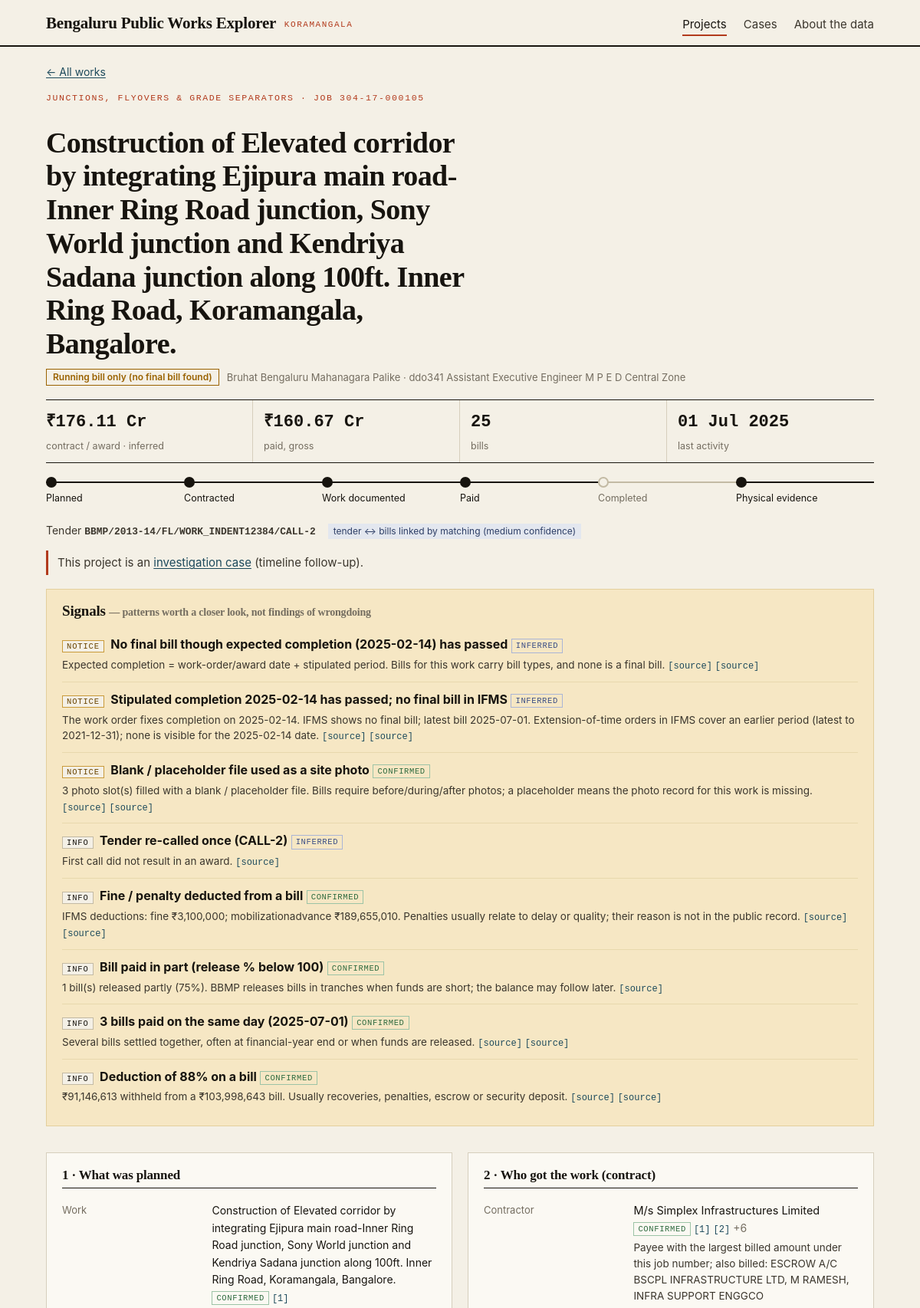
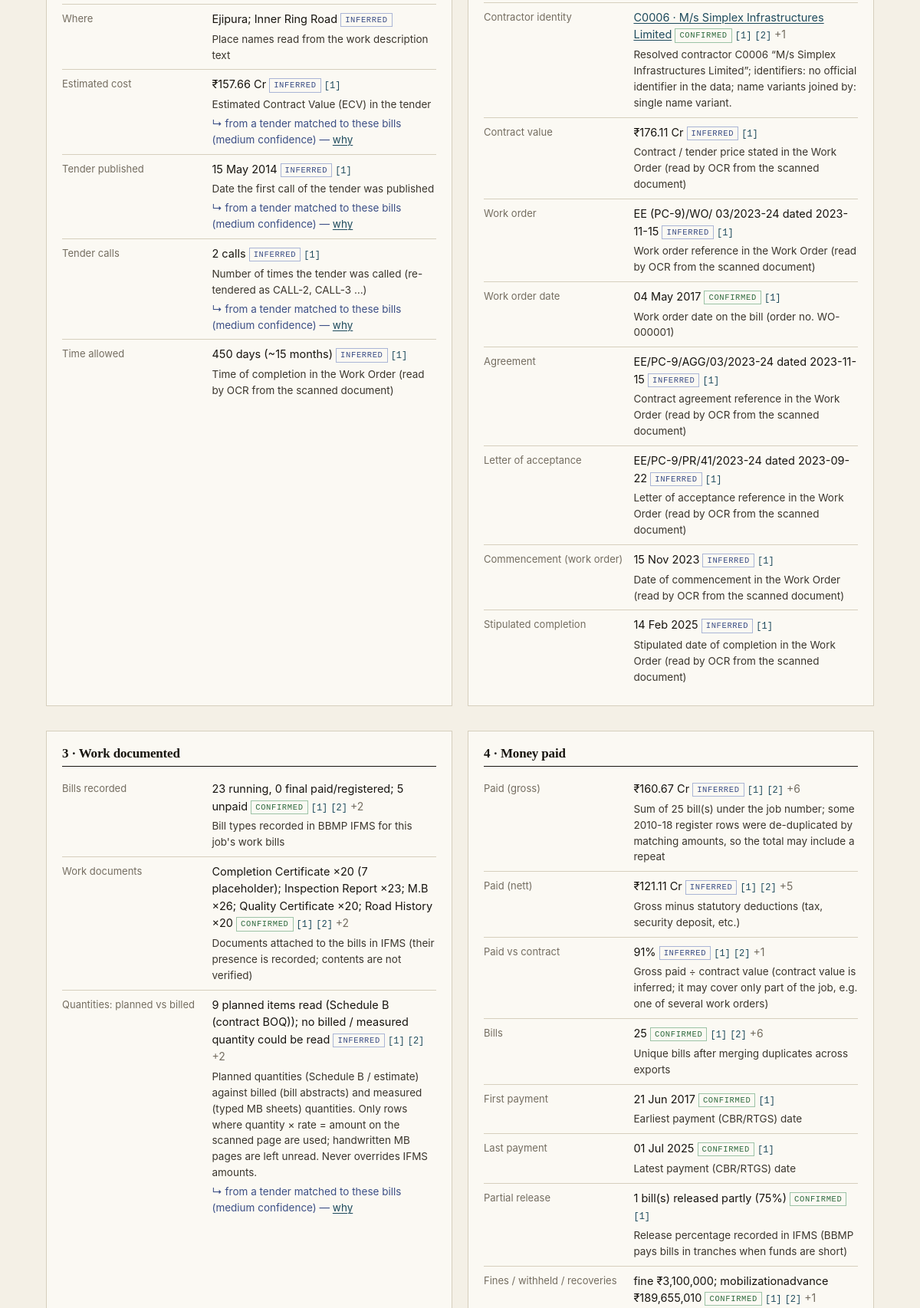
/p/304-17-000105 (upper part), run on the app's committed database (2 pictures, top to bottom).
### tables this page shows
CREATE TABLE projects (
  id INTEGER PRIMARY KEY,
  slug TEXT UNIQUE NOT NULL,
  title TEXT NOT NULL,
  category TEXT,
  location TEXT,
  wards TEXT,
  department TEXT,
  office TEXT,
  job_numbers TEXT,
  tender_numbers TEXT,
  status TEXT,
  estimated_cost REAL,
  contract_value REAL,
  contractor TEXT,
  payments_gross REAL,
  tender_published TEXT,
  awarded_date TEXT,
  work_order_date TEXT,
  completion_date TEXT,
  expected_completion TEXT,
  last_payment TEXT,
  first_date TEXT,
  last_activity TEXT,
  n_bills INTEGER,
  lifecycle INTEGER,              -- number of stages (planned/awarded/money/outcome) with evidence, 0-4
  stages TEXT,                    -- JSON {stage: bool}
  link_confidence TEXT,           -- best tender<->bills link: exact | high | medium | none
  contractor_entity TEXT,         -- resolved contractor entity (contractors.entity)
  n_signals INTEGER,
  signal_level TEXT,              -- highest signal severity
  scope_reason TEXT,
  search_text TEXT
);

CREATE TABLE facts (
  project_id INTEGER REFERENCES projects(id),
  field TEXT,
  stage TEXT,                     -- planned | awarded | money | outcome
  value TEXT,
  confidence TEXT CHECK (confidence IN ('confirmed','inferred','unknown')),
  explanation TEXT,
  via TEXT,                       -- how the record carrying this fact was linked (if inferred by matching)
  evidence TEXT                   -- JSON list of {source_id,label,url,rows?,note?}
);

CREATE TABLE cases (
  case_id TEXT PRIMARY KEY, project_id INTEGER, job_number TEXT, rank INTEGER, retained INTEGER, status TEXT,
  confidence TEXT, case_score REAL, primary_issue TEXT, why TEXT, data TEXT
);

CREATE TABLE signals (
  project_id INTEGER REFERENCES projects(id),
  code TEXT,
  severity TEXT,                  -- info | notice | attention
  title TEXT,
  detail TEXT,
  confidence TEXT,
  evidence TEXT,
  related TEXT                    -- JSON list of related project slugs
);

### app/site.py (the view)
    @app.route("/p/<slug>")
    def project(slug):
        if not SLUG.match(slug):
            abort(404)
        p, facts, recs, links, sigs = load_project(slug)
        d = db()
        items = [dict(r, provenance=json.loads(r["provenance"] or "[]"))
                 for r in d.execute("SELECT * FROM work_items WHERE project_id = ? ORDER BY estimated_amount DESC", (p["id"],))]
        case = d.execute("SELECT case_id, status, retained, why FROM cases WHERE project_id = ?", (p["id"],)).fetchone()
        stages = json.loads(p["stages"] or "{}")
        img = bool(current_app.config.get("ENABLE_IMAGERY")) and "imagery" in facts
        from app.charts import lifecycle as _lc
        return render_template("project.html", lifecycle_strip=_lc(json.loads(p["stages"] or "{}"), [(k, l) for k, l, _ in STAGE_LABELS]), img=img, p=p, facts=facts, bills=[r for r in recs if r["record_type"] == "bill"],
                               tenders=[r for r in recs if r["record_type"] == "tender"], plans=[r for r in recs if r["record_type"] == "plan"],
                               links=links, sigs=sigs, stages=stages, events=timeline(facts, recs), chart=bill_chart(recs),
                               items=items, case=case)

### app/charts.py (called while the page is built)
def lifecycle(stages, labels):
    out = ['<ol class="lifecycle">']
    for key, label in labels:
        on = bool(stages.get(key))
        out.append(f'<li class="{"on" if on else "off"}"><span class="lc-dot"></span><span class="lc-l">{escape(label)}</span></li>')
    out.append("</ol>")
    return Markup("".join(out))

### app/core.py (called while the page is built)
def db():
    if "db" not in g:
        path = Path(current_app.config["DB_PATH"])
        if not path.exists():
            current_app.logger.error("database file missing: %s", path)
            raise DatabaseMissing()
        flags = "mode=ro&immutable=1" if current_app.config.get("PUBLIC") else "mode=ro"
        g.db = sqlite3.connect(f"file:{path}?{flags}", uri=True)
        g.db.row_factory = sqlite3.Row
    return g.db

def inr(v):
    if v is None or v == "":
        return None
    v = float(v)
    if abs(v) >= 1e7:
        return f"₹{v / 1e7:,.2f} Cr"
    if abs(v) >= 1e5:
        return f"₹{v / 1e5:,.2f} L"
    return f"₹{v:,.0f}"

def inr_full(v):
    if v is None or v == "":
        return None
    s = f"{int(round(float(v))):d}"
    head, tail = s[:-3], s[-3:]
    parts = []
    while len(head) > 2:
        parts.insert(0, head[-2:])
        head = head[:-2]
    if head:
        parts.insert(0, head)
    return "₹" + ",".join(parts + [tail]) if parts else "₹" + tail

def dt(v):
    if not v:
        return None
    try:
        return date.fromisoformat(str(v)[:10]).strftime("%d %b %Y")
    except ValueError:
        return v

def fromjson(v):
    return json.loads(v) if v else None

def fmt_fact(field, value):
    if value is None:
        return None
    if field in MONEY:
        return inr(value)
    if field in DATES:
        return dt(value) or value
    if field == "period_days":
        d = int(float(value))
        return f"{d} days" + (f" (~{round(d / 30)} months)" if d >= 60 else "")
    if field == "paid_vs_contract":
        return f"{float(value):.0%}"
    if field == "tender_calls":
        return "1 (first call)" if str(value) == "1" else f"{value} calls"
    if field == "bidders":
        return f"{value}"
    return value

def status_class(s):
    s = (s or "").lower()
    if "completed" in s:
        return "done"
    if "running" in s or "awarded" in s:
        return "active"
    if "evaluation" in s:
        return "pending"
    return "unknown"

### app/templates/project.html (shortened to what this page needs)
{% extends "base.html" %}
{% macro conf(c) -%}
  {%- if c == 'confirmed' %}<span class="conf c-ok" title="Directly supported by a source record">confirmed</span>
  {%- elif c == 'inferred' %}<span class="conf c-inf" title="Derived or matched — see explanation">inferred</span>
  {%- else %}<span class="conf c-unk" title="Not published in any source we found">unknown</span>{%- endif -%}
{%- endmacro %}
{% macro factrow(field) -%}
  {%- set f = facts.get(field) -%}
  {%- if f %}
  <div class="fact {{ 'is-unk' if f.confidence == 'unknown' }}">
    <div class="fk">{{ LABELS[field] }}</div>
    <div class="fv">
      {%- if f.value is not none -%}
        {%- if field == 'description' -%}<span class="small">{{ f.value }}</span>
        {%- elif field == 'contractor_identity' and p.contractor_entity -%}<a href="{{ url_for('contractor', entity=p.contractor_entity) }}">{{ f.value }}</a>
        {%- elif field == 'final_bill' -%}Raised{% if f.value|length == 10 %} {{ f.value|dt }}{% endif %}
        {%- else -%}{{ fmt_fact(field, f.value) }}{%- endif -%}
      {%- else -%}<span class="unk">Unknown</span>{%- endif %}
      {{ conf(f.confidence) }}
      {%- for e in f.evidence[:2] %} <a class="src" href="{{ e.url }}" target="_blank" rel="noopener" title="{{ e.label }}{% if e.rows %} · row {{ e.rows[:6]|join(', ') }}{% endif %}{% if e.note %} — {{ e.note }}{% endif %}">[{{ loop.index }}]</a>{% endfor %}
      {%- if f.evidence|length > 2 %}<span class="muted small"> +{{ f.evidence|length - 2 }}</span>{% endif %}
      {%- if f.explanation and field != 'description' %}<div class="why">{{ f.explanation }}</div>{% endif %}
      {%- if f.via %}<div class="why via">↳ from a tender matched to these bills ({{ p.link_confidence }} confidence) — <a href="#links">why</a></div>{% endif %}
    </div>
  </div>
  {%- endif %}
{%- endmacro %}
{% block content %}
<p class="crumb"><a href="{{ url_for('index') }}">← All works</a></p>
<article class="detail">
  <p class="kicker">{{ p.category or 'Public work' }}{% if p.job_numbers %} · job {{ p.job_numbers }}{% endif %}</p>
  <h1>{{ p.title }}</h1>
  <div class="pmeta">
    <span class="badge {{ status_class(p.status) }}">{{ p.status or 'Status unknown' }}</span>
    <span class="muted">{{ p.department }}{% if p.office %} · {{ p.office }}{% endif %}</span>
  </div>
  <div class="keyfigs">
    <div><b>{{ p.contract_value|inr or '—' }}</b><span>contract / award{% if facts.contract_value %} · {{ facts.contract_value.confidence }}{% endif %}</span></div>
    <div><b>{{ p.payments_gross|inr or '—' }}</b><span>paid, gross</span></div>
    <div><b>{{ p.n_bills or 0 }}</b><span>bills</span></div>
    <div><b>{{ p.last_activity|dt or '—' }}</b><span>last activity</span></div>
  </div>
  {{ lifecycle_strip }}
  <div class="ids">
    {% if p.tender_numbers %}<span>Tender <b class="mono">{{ p.tender_numbers }}</b></span>{% endif %}
    {% if p.link_confidence in ('high','medium') %}<span class="chip inf">tender ↔ bills linked by matching ({{ p.link_confidence }} confidence)</span>
    {% elif p.link_confidence == 'none' %}<span class="chip">no tender found for these bills</span>
    {% else %}<span class="chip">tender record only, no bills found yet</span>{% endif %}
  </div>
  {% if case %}
  <p class="notice">{% if case.retained %}This project is an <a href="{{ url_for('case_page', case_id=case.case_id) }}">investigation case</a> ({{ case.status }}).
    {% else %}This project was reviewed for the investigation cases and set aside: <a href="{{ url_for('case_page', case_id=case.case_id) }}">why</a>.{% endif %}</p>
  {% endif %}
  {% if sigs %}
  <section class="signals">
    <h2>Signals <span class="muted small">— patterns worth a closer look, not findings of wrongdoing</span></h2>
    <ul>
    {% for s in sigs %}
      <li class="sig sev-{{ s.severity }}">
        <span class="sev">{{ s.severity }}</span> <b>{{ s.title }}</b> {{ conf(s.confidence) }}
        <div class="why">{{ s.detail }}
          {% for e in s.evidence[:2] %} <a class="src" href="{{ e.url }}" target="_blank" rel="noopener">[source]</a>{% endfor %}
        </div>
      </li>
    {% endfor %}
    </ul>
  </section>
  {% endif %}
  <div class="story">
  {% for stage in ['planned','awarded','work','money','outcome','evidence'] %}
    <section class="card stage {{ 'stage-empty' if not stages.get(stage) }}">
      <h2>{{ STAGE_TITLES[stage] }}</h2>
      {% for field in STAGE_FIELDS[stage] %}{{ factrow(field) }}{% endfor %}
    </section>
  {% endfor %}
  </div>
</article>
{% endblock %}

### data on the page
projects: category "JUNCTIONS, FLYOVERS & GRADE SEPARATORS", job_numbers "304-17-000105", title "Construction of Elevated corridor by integrating Ejipura main road-Inner Ring Road junction, Sony World junction and Kendriya Sadana junction along 100ft. Inner Ring Road, Koramangala, Bangalore.", status "Running bill only (no final bill found)", department "Bruhat Bengaluru Mahanagara Palike", office "ddo341 Assistant Executive Engineer M P E D Central Zone", contract_value|inr "₹176.11 Cr", payments_gross|inr "₹160.67 Cr", n_bills "25", last_activity|dt "01 Jul 2025", tender_numbers "BBMP/2013-14/FL/WORK_INDENT12384/CALL-2", link_confidence "medium", link_confidence "medium" "medium" "medium" "medium"
facts: contract_value.confidence "inferred", value "₹176.11 Cr", explanation "Contract / tender price stated in the Work Order (read by OCR from the scanned document)"
cases: status "timeline follow-up"
signals: severity "NOTICE", title "No final bill though expected completion (2025-02-14) has passed", confidence "INFERRED", detail "Expected completion = work-order/award date + stipulated period. Bills for this work carry bill types, and none is a final bill."
signals: severity "NOTICE", title "Stipulated completion 2025-02-14 has passed; no final bill in IFMS", confidence "INFERRED", detail "The work order fixes completion on 2025-02-14. IFMS shows no final bill; latest bill 2025-07-01. Extension-of-time orders in IFMS cover an earlier period (latest to 2021-12-31); none is visible for the 2025-02-14 date."
signals: severity "NOTICE", title "Blank / placeholder file used as a site photo", confidence "CONFIRMED", detail "3 photo slot(s) filled with a blank / placeholder file. Bills require before/during/after photos; a placeholder means the photo record for this work is missing."
signals: severity "INFO", title "Tender re-called once (CALL-2)", confidence "INFERRED", detail "First call did not result in an award."
signals: severity "INFO", title "Fine / penalty deducted from a bill", confidence "CONFIRMED", detail "IFMS deductions: fine ₹3,100,000; mobilizationadvance ₹189,655,010. Penalties usually relate to delay or quality; their reason is not in the public record."
signals: severity "INFO", title "Bill paid in part (release % below 100)", confidence "CONFIRMED", detail "1 bill(s) released partly (75%). BBMP releases bills in tranches when funds are short; the balance may follow later."
signals: severity "INFO", title "3 bills paid on the same day (2025-07-01)", confidence "CONFIRMED", detail "Several bills settled together, often at financial-year end or when funds are released."
signals: severity "INFO", title "Deduction of 88% on a bill", confidence "CONFIRMED", detail "₹91,146,613 withheld from a ₹103,998,643 bill. Usually recoveries, penalties, escrow or security deposit."
facts: value "Construction of Elevated corridor by integrating Ejipura main road-Inner Ring Road junction, Sony World junction and Kendriya Sadana junction along 100ft. Inner Ring Road, Koramangala, Bangalore."
facts: value "Ejipura; Inner Ring Road", explanation "Place names read from the work description text"
facts: value "₹157.66 Cr", explanation "Estimated Contract Value (ECV) in the tender"
facts: value "15 May 2014", explanation "Date the first call of the tender was published"
facts: value "2 calls", explanation "Number of times the tender was called (re-tendered as CALL-2, CALL-3 …)"
facts: value "450 days (~15 months)", explanation "Time of completion in the Work Order (read by OCR from the scanned document)"
facts: value "M/s Simplex Infrastructures Limited", explanation "Payee with the largest billed amount under this job number; also billed: ESCROW A/C BSCPL INFRASTRUCTURE LTD, M RAMESH, INFRA SUPPORT ENGGCO"
facts: value "C0006 · M/s Simplex Infrastructures Limited", explanation "Resolved contractor C0006 “M/s Simplex Infrastructures Limited”; identifiers: no official identifier in the data; name variants joined by: single name variant."
facts: value "EE (PC-9)/WO/ 03/2023-24 dated 2023-11-15", explanation "Work order reference in the Work Order (read by OCR from the scanned document)"
facts: value "04 May 2017", explanation "Work order date on the bill (order no. WO-000001)"
facts: value "EE/PC-9/AGG/03/2023-24 dated 2023-11-15", explanation "Contract agreement reference in the Work Order (read by OCR from the scanned document)"
facts: value "EE/PC-9/PR/41/2023-24 dated 2023-09-22", explanation "Letter of acceptance reference in the Work Order (read by OCR from the scanned document)"
facts: value "15 Nov 2023", explanation "Date of commencement in the Work Order (read by OCR from the scanned document)"
facts: value "14 Feb 2025", explanation "Stipulated date of completion in the Work Order (read by OCR from the scanned document)"
facts: value "23 running, 0 final paid/registered; 5 unpaid", explanation "Bill types recorded in BBMP IFMS for this job's work bills"
facts: value "Completion Certificate ×20 (7 placeholder); Inspection Report ×23; M.B ×26; Quality Certificate ×20; Road History ×20", explanation "Documents attached to the bills in IFMS (their presence is recorded; contents are not verified)"
facts: value "9 planned items read (Schedule B (contract BOQ)); no billed / measured quantity could be read", explanation "Planned quantities (Schedule B / estimate) against billed (bill abstracts) and measured (typed MB sheets) quantities. Only rows where quantity × rate = amount on the scanned page are used; handwritten MB pages are left unread. Never overrides IFMS amounts."
facts: value "₹160.67 Cr", explanation "Sum of 25 bill(s) under the job number; some 2010-18 register rows were de-duplicated by matching amounts, so the total may include a repeat"
facts: value "₹121.11 Cr", explanation "Gross minus statutory deductions (tax, security deposit, etc.)"
facts: value "91%", explanation "Gross paid ÷ contract value (contract value is inferred; it may cover only part of the job, e.g. one of several work orders)"
facts: value "25", explanation "Unique bills after merging duplicates across exports"
facts: value "21 Jun 2017", explanation "Earliest payment (CBR/RTGS) date"
facts: value "01 Jul 2025", explanation "Latest payment (CBR/RTGS) date"
facts: value "1 bill(s) released partly (75%)", explanation "Release percentage recorded in IFMS (BBMP pays bills in tranches when funds are short)"
facts: value "fine ₹3,100,000; mobilizationadvance ₹189,655,010"

### other printed values
{{ site_name }} "Bengaluru Public Works Explorer"
{{ area }} "KORAMANGALA"
{{ lifecycle_strip }} "Planned Contracted Work documented Paid Completed Physical evidence"
{{ STAGE_TITLES[stage] }} "1 · What was planned" "2 · Who got the work (contract)" "3 · Work documented" "4 · Money paid"
{{ LABELS[field] }} "Work" "Where" "Estimated cost" "Tender published" "Tender calls" "Time allowed" "Contractor" "Contractor identity" "Contract value" "Work order" "Work order date" "Agreement" "Letter of acceptance" "Commencement (work order)" "Stipulated completion" "Bills recorded" "Work documents" "Quantities: planned vs billed" "Paid (gross)" "Paid (nett)" "Paid vs contract" "Bills" "First payment" "Last payment" "Partial release" "Fines / withheld / recoveries"
{{ f.evidence|length - 2 }} "6" "1" "2" "2" "2" "6" "5" "1" "6" "1"
